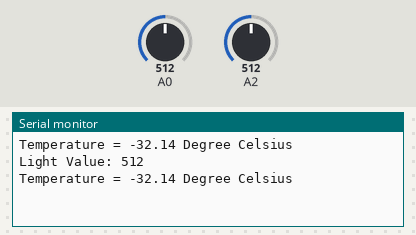
A sketch run on a simulated Arduino Uno, built with avr-gcc and run on an emulated ATmega328P. Parts: the last lines printed to the serial monitor. The test bench sets the inputs (shaded band); at power-on: A0 = 512, A2 = 512.

Above: at 3.8 s.
3.9 s: A0 set to 716
At 4.8 s:
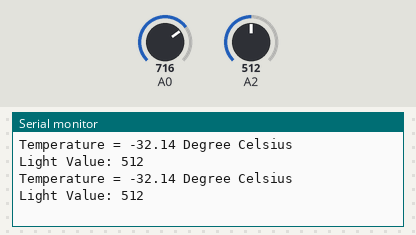
7.8 s: A2 set to 716
At 10.6 s:
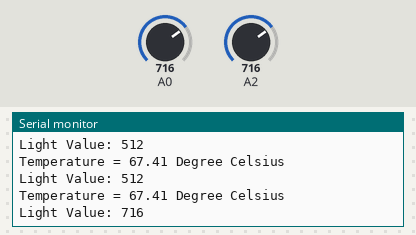
11.7 s: A0 set to 900
At 14.2 s:
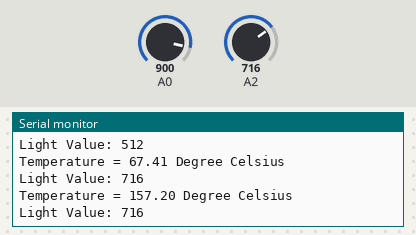
15.6 s: A2 set to 900
At 16.5 s:
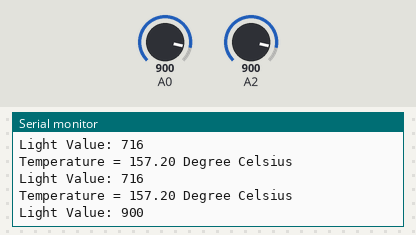
Timing chart, 0 to 18.6 s (numbered marks = the images above; inputs shaded):
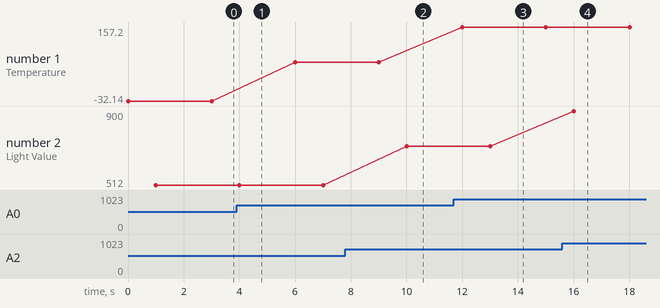

Measured:
- after the input at 7.8 s, the serial monitor: prints a new line after 2.2 s (image 2)
- after the input at 11.7 s, the serial monitor: prints a new line after 0.31 s (image 3)
- after the input at 15.6 s, the serial monitor: prints a new line after 0.41 s (image 4)
- plotted number 1: -32.14 → 67.41 after the input at 3.9 s, 67.41 → 157.2 after the input at 11.7 s
- plotted number 2: 512 → 716 after the input at 7.8 s, 716 → 900 after the input at 15.6 s

The sketch:

Temp_and_Photo_Resistor.ino
```cpp
/*
References
https://www.electronicwings.com/arduino/lm35-interfacing-with-arduino-uno
https://projecthub.arduino.cc/tropicalbean/how-to-use-a-photoresistor-1143fd */
void setup() {
  Serial.begin(9600);
  pinMode(A0, INPUT);
  pinMode(A2, INPUT);
}

void loop() {
  //temp open
  int temp_adc_val;
  float temp_val;
  temp_adc_val = analogRead(A0);	/* Read Temperature */
  temp_val = (temp_adc_val * 4.88);	/* Convert adc value to equivalent voltage */
  temp_val = (temp_val/10)-282;	/* LM35 gives output of 10mv/°C */
  Serial.print("Temperature = ");
  Serial.print(temp_val);
  Serial.println(" Degree Celsius\n");
  delay(1000);
  //temp close

  //light open
  int light =  analogRead(A2);
  Serial.print("Light Value: ");
  Serial.println(light);
  //light close
  delay(2000);
}
```
